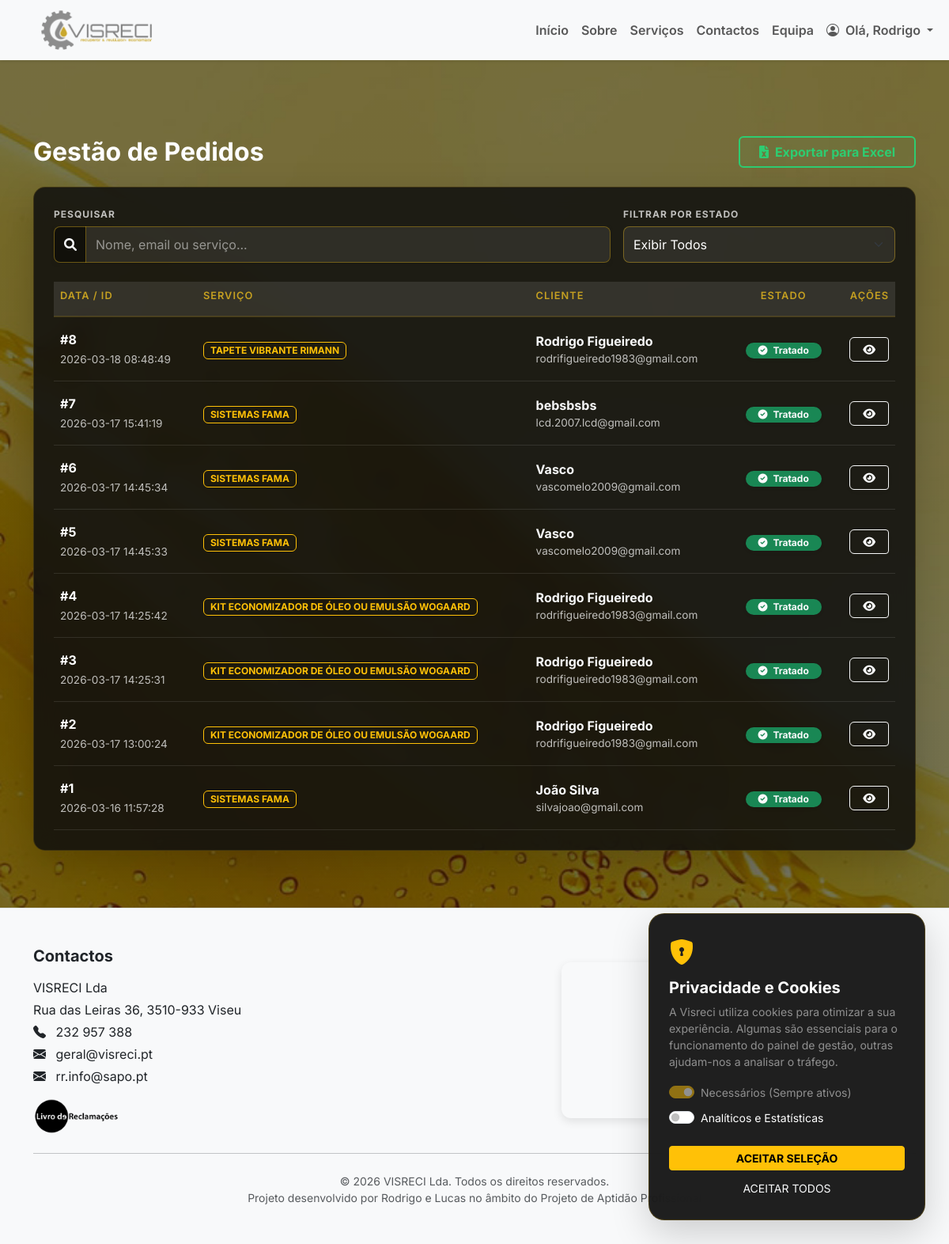
Page /admin/pedidos (signed in) on the committed database.
### tables this page shows
CREATE TABLE pedidos_orcamento (id INTEGER PRIMARY KEY AUTOINCREMENT, nome TEXT, email TEXT, mensagem TEXT, servico_id INTEGER, tratado INTEGER DEFAULT 0, created_at DATETIME DEFAULT CURRENT_TIMESTAMP);

CREATE TABLE servicos (id INTEGER PRIMARY KEY AUTOINCREMENT, titulo TEXT, descricao TEXT, imagem TEXT, created_at DATETIME, titulo_en TEXT, descricao_en TEXT);

### app.py (the view)
@app.route("/admin/pedidos")
@login_required
def admin_pedidos():
    estado = request.args.get('estado')
    conn = get_connection()
    query = "SELECT p.*, s.titulo AS servico_nome FROM pedidos_orcamento p LEFT JOIN servicos s ON p.servico_id = s.id"
    params = []
    if estado in ['0', '1']: query += " WHERE p.tratado = ?"; params.append(estado)
    pedidos = conn.execute(query + " ORDER BY p.id DESC", params).fetchall()
    conn.close()
    return render_template("admin_pedidos.html", pedidos=pedidos, filtro_atual=estado)

### app.py (called while the page is built)
def get_connection():
    conn = sqlite3.connect("app.db", timeout=30)
    conn.row_factory = sqlite3.Row
    return conn

def login_required(view_func):
    @wraps(view_func)
    def wrapper(*args, **kwargs):
        if "user_id" not in session:
            return redirect(url_for("login"))
        return view_func(*args, **kwargs)
    return wrapper

@app.context_processor
def inject_translations():
    lang = session.get('lang', 'pt')
    return {
        'lang': lang,
        't': TRANSLATIONS.get(lang, TRANSLATIONS['pt'])
    }

### templates/admin_pedidos.html (shortened to what this page needs)
{% extends "menu.html" %}
{% block content %}
<link rel="stylesheet" href="https://cdnjs.cloudflare.com/ajax/libs/font-awesome/6.0.0/css/all.min.css">
<section class="py-4 mt-4">
    <div class="container mt-5">
        <div class="row align-items-center mb-4">
            <div class="col-sm-6">
                <h2 class="text-white fw-bold m-0">
                    Gestão de Pedidos
                </h2>
            </div>
            <div class="col-sm-6 text-sm-end mt-3 mt-sm-0">
                <a href="{{ url_for('exportar_pedidos') }}" class="btn btn-outline-success border-2 fw-bold px-4">
                    <i class="fas fa-file-excel me-2"></i>Exportar para Excel
                </a>
            </div>
        </div>
        <div class="table-glass on-dark p-4 shadow-lg">
            <div class="row g-3 mb-4 align-items-end">
                <div class="col-md-8">
                    <label class="filter-label text-warning small fw-bold">PESQUISAR</label>
                    <div class="input-group shadow-sm">
                        <span class="input-group-text bg-dark border-secondary text-white-50"><i
                                class="fas fa-search"></i></span>
                        <input type="text" id="pedidoSearch"
                            class="form-control custom-input bg-dark text-white border-secondary"
                            placeholder="Nome, email ou serviço...">
                    </div>
                </div>
                <div class="col-md-4">
                    <label class="filter-label text-warning small fw-bold">FILTRAR POR ESTADO</label>
                    <select class="form-select custom-input bg-dark text-white border-secondary" id="filtroEstado"
                        onchange="filtrar()">
                        <option value="todos" {% if not filtro_atual %}selected{% endif %}>Exibir Todos</option>
                    </select>
                </div>
            </div>
            <div class="table-responsive">
                <table class="table align-middle mb-0 text-white" id="pedidosTable">
                    <thead class="text-warning text-uppercase small" style="letter-spacing: 1px;">
                        <tr>
                            <th class="border-0 pb-3">Data / ID</th>
                            <th class="border-0 pb-3">Serviço</th>
                            <th class="border-0 pb-3">Cliente</th>
                            <th class="border-0 pb-3 text-center">Estado</th>
                            <th class="border-0 pb-3 text-end">Ações</th>
                        </tr>
                    </thead>
                    <tbody id="tableBody">
                        {% for p in pedidos %}
                        <tr class="border-bottom border-secondary border-opacity-25 hover-row">
                            <td class="py-3">
                                <span class="d-block fw-bold text-white">#{{ p["id"] }}</span>
                                <small class="text-white-50 small-text">{{ p["created_at"] }}</small>
                            </td>
                            <td>
                                <span class="badge border border-warning text-warning px-2 py-1">
                                    {{ p["servico_nome"] or "Geral" }}
                                </span>
                            </td>
                            <td>
                                <div class="d-flex flex-column">
                                    <span class="fw-bold">{{ p["nome"] }}</span>
                                    <small class="text-white-50 small-text">{{ p["email"] }}</small>
                                </div>
                            </td>
                            <td class="text-center">
                                {% if p["tratado"] == 1 %}
                                <span class="badge bg-success shadow-sm rounded-pill px-3">
                                    <i class="fas fa-check-circle me-1"></i> Tratado
                                </span>
                                {% else %}
                                <span class="badge bg-warning text-dark shadow-sm rounded-pill px-3">
                                    <i class="fas fa-clock me-1"></i> Pendente
                                </span>
                                {% endif %}
                            </td>
                            <td class="text-end">
                                <div class="btn-group shadow-sm">
                                    <button class="btn btn-sm btn-outline-light rounded-start px-3"
                                        data-bs-toggle="modal" data-bs-target="#modal{{ p['id'] }}">
                                        <i class="fas fa-eye"></i>
                                    </button>
                                </div>
                            </td>
                        </tr>
                        {% endfor %}
                    </tbody>
                </table>
            </div>
        </div>
    </div>
</section>
{% endblock %}

### CSS/style.css (style rules this page uses)
:root { --vis-accent: #ffc107; --vis-accent-hover: #e0a800; --vis-text: #f9fafb; --vis-muted: rgba(255, 255, 255, .72); --vis-glass: rgba(255, 255, 255, .12); --vis-glass-2: rgba(255, 255, 255, .08); --vis-glass-border: rgba(255, 255, 255, .18); --vis-shadow: 0 20px 60px rgba(0, 0, 0, .35); --vis-shadow-soft: 0 10px 30px rgba(0, 0, 0, .20); }
body { margin: 0; padding: 0; font-family: 'Inter', sans-serif; min-height: 100vh; background: none; }
body::before { content: ""; position: fixed; inset: 0; z-index: -1; background: linear-gradient(rgba(0, 0, 0, 0.25), rgba(0, 0, 0, 0.25)), url('../IMG/fundo.jpg') no-repeat center center; background-size: cover; backdrop-filter: blur(1.5px); -webkit-backdrop-filter: blur(1.5px); background-attachment: scroll; }
section { scroll-margin-top: 100px; }
.on-dark, .on-dark * { color: var(--vis-text); }
.table-glass { background: rgba(0, 0, 0, .35); border: 1px solid rgba(255, 255, 255, .16); border-radius: 18px; overflow: hidden; }
.table-glass .table { --bs-table-bg: transparent; --bs-table-color: rgba(255, 255, 255, .86); --bs-table-border-color: rgba(255, 255, 255, .10); --bs-table-striped-bg: rgba(255, 255, 255, .06); --bs-table-hover-bg: rgba(255, 255, 255, .08); }
.table-glass thead { background: rgba(255, 255, 255, .10); }
.table-glass th { color: rgba(255, 255, 255, .92) !important; border-color: rgba(255, 255, 255, .14) !important; }
.table-glass td { color: rgba(255, 255, 255, .86) !important; border-color: rgba(255, 255, 255, .10) !important; }
.table-glass .text-muted, .table-glass .small, .table-glass small { color: rgba(255, 255, 255, .72) !important; }
.table-glass.on-dark { background: rgba(15, 15, 15, 0.85) !important; backdrop-filter: blur(12px); -webkit-backdrop-filter: blur(12px); border-radius: 15px; border: 1px solid rgba(197, 160, 33, 0.2); padding: 25px !important; }
.filter-label { color: #ffc107; font-size: 0.75rem; font-weight: 700; text-transform: uppercase; letter-spacing: 1px; margin-bottom: 6px; display: block; text-align: left; }
.custom-input, #filtroEstado { background-color: rgba(255, 255, 255, 0.08) !important; border: 1px solid rgba(197, 160, 33, 0.5) !important; color: white !important; height: 46px !important; border-radius: 0 8px 8px 0 !important; }
select#filtroEstado { border-radius: 8px !important; }
.input-group-text { background-color: rgba(0, 0, 0, 0.4) !important; border: 1px solid rgba(197, 160, 33, 0.5) !important; color: #c5a021 !important; border-right: none !important; border-radius: 8px 0 0 8px !important; }
.custom-input::placeholder { color: rgba(255, 255, 255, 0.5) !important; }
.table thead th { color: #c5a021 !important; font-weight: 600; text-transform: uppercase; font-size: 0.8rem; border-bottom: 2px solid rgba(197, 160, 33, 0.2) !important; }
.small-text { color: rgba(255, 255, 255, 0.6) !important; }
.btn-outline-success { color: #2ecc71 !important; border-color: #2ecc71 !important; background: rgba(46, 204, 113, 0.05); transition: 0.3s; }
#filtroEstado option { background-color: #1a1a1a !important; color: white !important; }
.small-text { color: rgba(255, 255, 255, 0.6) !important; font-size: 0.85rem; }

### templates/menu.html (style rules this page uses)
html, body { height: 100%; }
body { display: flex; flex-direction: column; }

### templates/admin_pedidos.html (style rules this page uses)
.table-glass { background: rgba(255, 255, 255, 0.03); backdrop-filter: blur(10px); border: 1px solid rgba(255, 255, 255, 0.1); border-radius: 15px; }
.custom-input { box-shadow: none !important; }

### rows in the picture
pedidos_orcamento: id "8", created_at "2026-03-18 08:48:49", titulo "TAPETE VIBRANTE RIMANN", nome "Rodrigo Figueiredo", email "rodrifigueiredo1983@gmail.com", tratado 1 (drawn)
pedidos_orcamento: id "7", created_at "2026-03-17 15:41:19", titulo "SISTEMAS FAMA", nome "bebsbsbs", email "lcd.2007.lcd@gmail.com", tratado 1 (drawn)
pedidos_orcamento: id "6", created_at "2026-03-17 14:45:34", titulo "SISTEMAS FAMA", nome "Vasco", email "vascomelo2009@gmail.com", tratado 1 (drawn)
pedidos_orcamento: id "5", created_at "2026-03-17 14:45:33", titulo "SISTEMAS FAMA", nome "Vasco", email "vascomelo2009@gmail.com", tratado 1 (drawn)
pedidos_orcamento: id "4", created_at "2026-03-17 14:25:42", titulo "KIT ECONOMIZADOR DE ÓLEO OU EMULSÃO WOGAARD", nome "Rodrigo Figueiredo", email "rodrifigueiredo1983@gmail.com", tratado 1 (drawn)
pedidos_orcamento: id "3", created_at "2026-03-17 14:25:31", titulo "KIT ECONOMIZADOR DE ÓLEO OU EMULSÃO WOGAARD", nome "Rodrigo Figueiredo", email "rodrifigueiredo1983@gmail.com", tratado 1 (drawn)
pedidos_orcamento: id "2", created_at "2026-03-17 13:00:24", titulo "KIT ECONOMIZADOR DE ÓLEO OU EMULSÃO WOGAARD", nome "Rodrigo Figueiredo", email "rodrifigueiredo1983@gmail.com", tratado 1 (drawn)
pedidos_orcamento: id "1", created_at "2026-03-16 11:57:28", titulo "SISTEMAS FAMA", nome "João Silva", email "silvajoao@gmail.com", tratado 1 (drawn)

### other values in the picture
{{ session.get("user_name") }} "Rodrigo"
